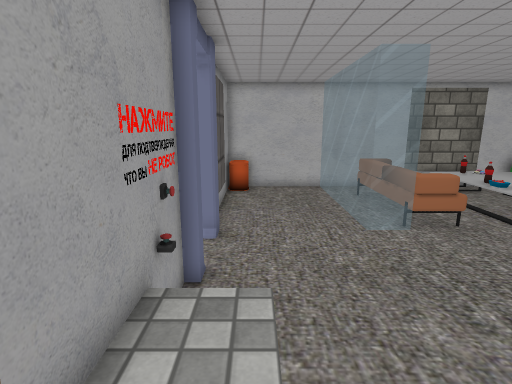
view 1 (above)

16 first-person views from a walk through a Unity game level. The camera is 1.2 m above the floor, tilts 12° down and sees 80° across. Doors are open. The floor is counted in squares, 0.5 m on a side. Each view is taken from the middle of a square. On the plan, view 1 faces up. The plan holds only what a view shows up to about 19 squares ahead; the rest is blank. The player is left out. Some surface patterns are stand-ins.

view 2
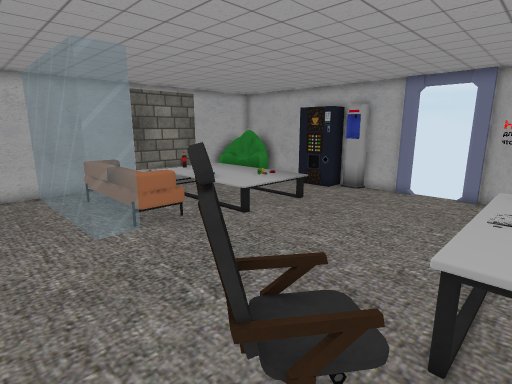

view 3
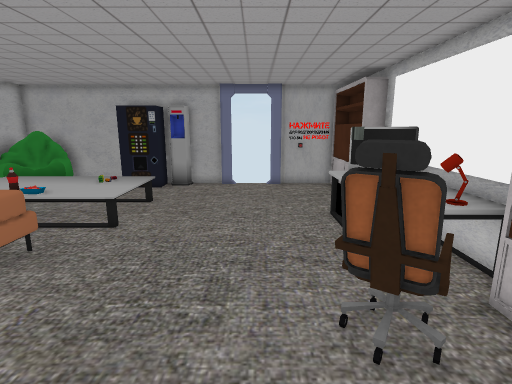

view 4
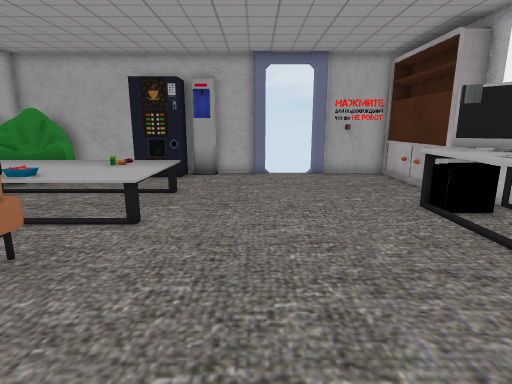

view 5
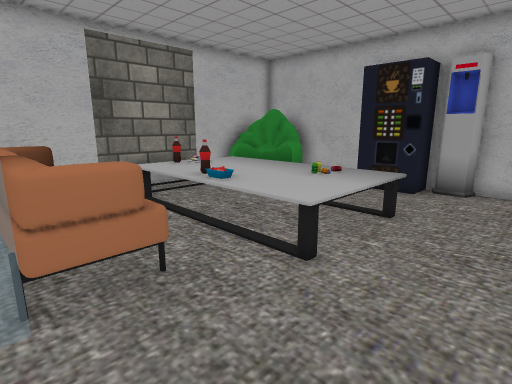

view 6
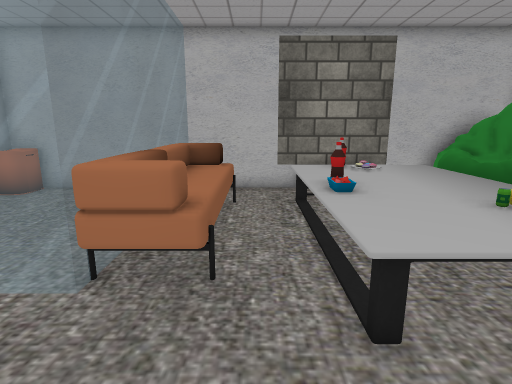

view 7
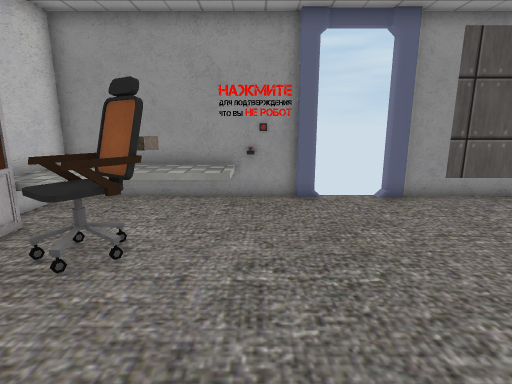

view 8
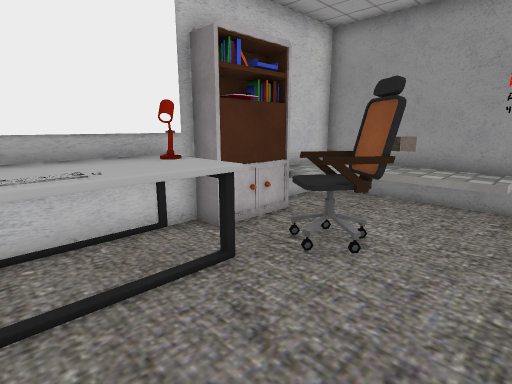

view 9
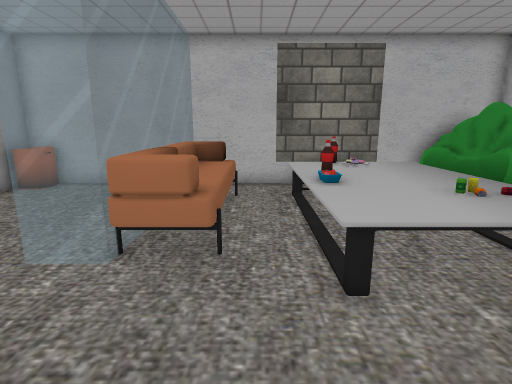

view 10
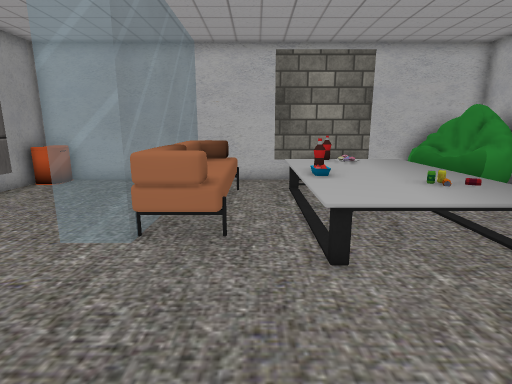

view 11
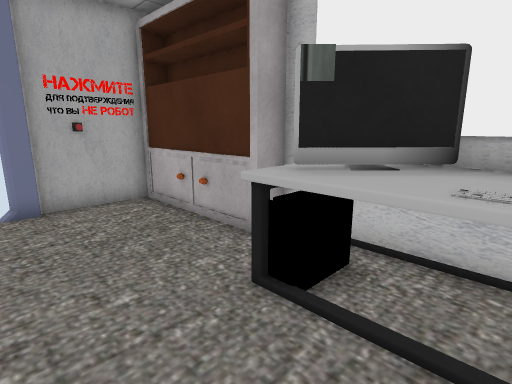

view 12
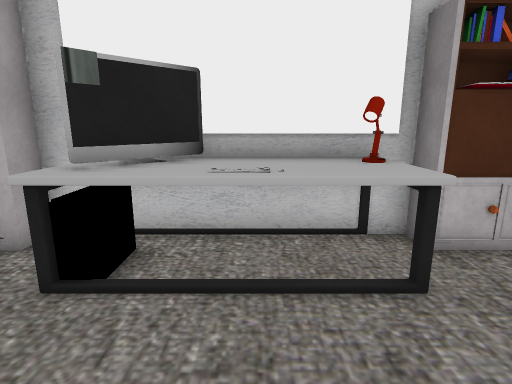

view 13
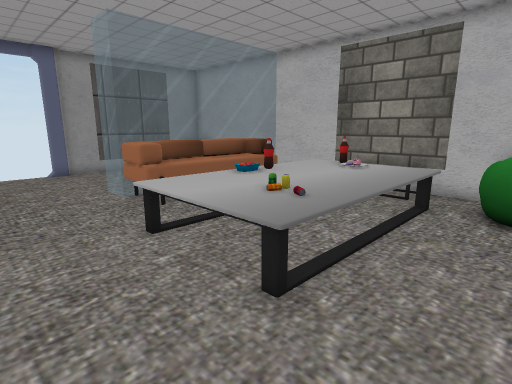

view 14
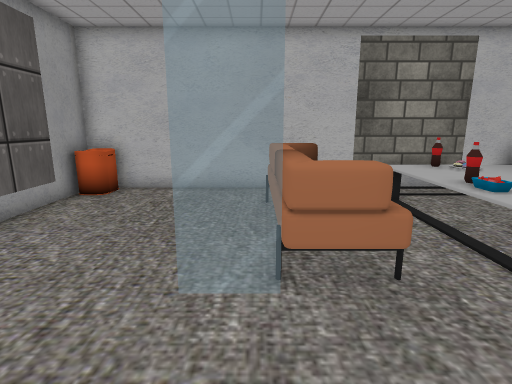

view 15
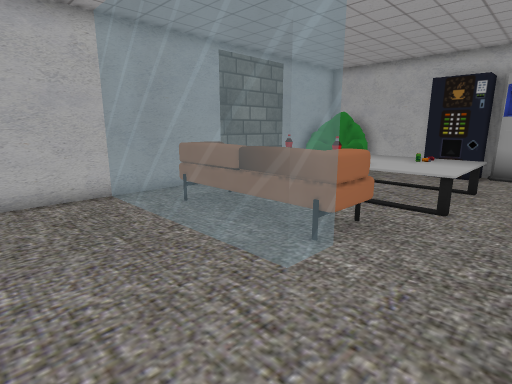

view 16
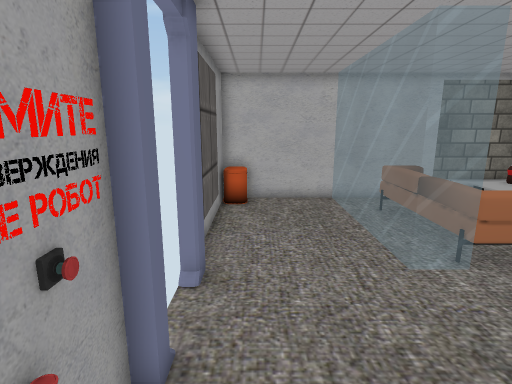

### Floor plan
Key: @ floor where view 1 was taken; # wall or solid block; . main floor; : floor 0.5 m higher than the main floor; / step, stairs or slope; D open door; = window, fence, low wall or low ledge; O other object.
Columns run from 2 left of view 1 to 18 right of it. Each row starts with its distance up from view 1.
 18 #O####==##########OO#
 17 #OO...==....OOO..OOO#
 16 #.....==OO.OOOOOOOOOO
 15 #.....==OO.OOOOOOOOO#
 14 #.....==OO.OOOOOO...#
 13 #.....==OO.OOOOOO...#
 12 #.....==OO.OOOOOO..O#
 11 #.....==OO.OOOOOO..O
 10 ##....==OO.OOOOOO..OO
  9  D.........OOOOOO.. #
  8  D..................#
  7 #D..................#
  6 #...................#
  5 OO..................D
  4 =::.................D
  3 #::..O..............D
  2 #::.OOO.............#
  1 #::..OOOOOOOOO......#
  0 #:@:/..OOOOOOO......#
 -1 #:::#OOOOOOOOO.#OOOO#
 -2 ################

Where each view was taken, in squares from view 1:
view 1: 0 up, 0 right, facing up
view 2: 0 up, 1 right, facing up-right
view 3: 4 up, 1 left, facing right
view 4: 6 up, 2 right, facing right
view 5: 6 up, 5 right, facing up-right
view 6: 6 up, 8 right, facing up
view 7: 5 up, 9 right, facing left
view 8: 5 up, 9 right, facing down-left
view 9: 5 up, 8 right, facing up
view 10: 4 up, 8 right, facing up
view 11: 4 up, 8 right, facing down-right
view 12: 5 up, 8 right, facing down
view 13: 6 up, 16 right, facing up-left
view 14: 6 up, 5 right, facing up
view 15: 7 up, 0 right, facing up-right
view 16: 3 up, 0 right, facing up
